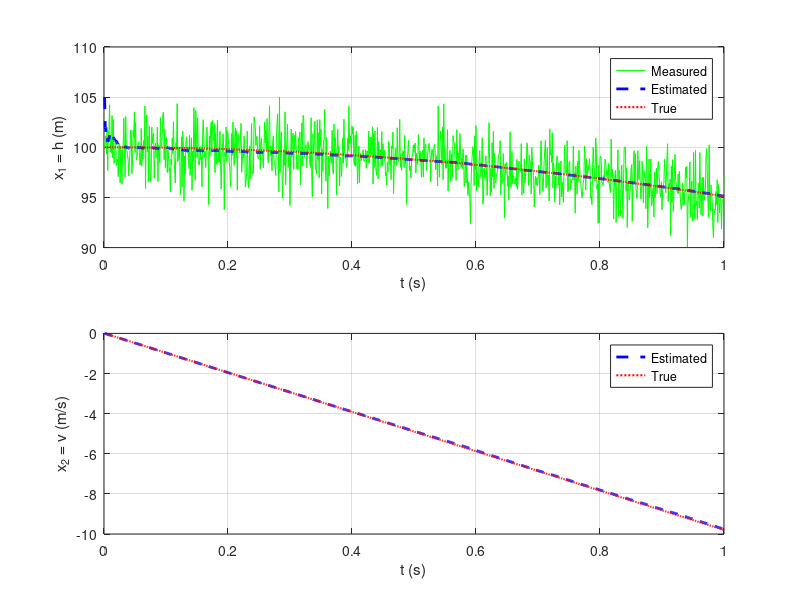
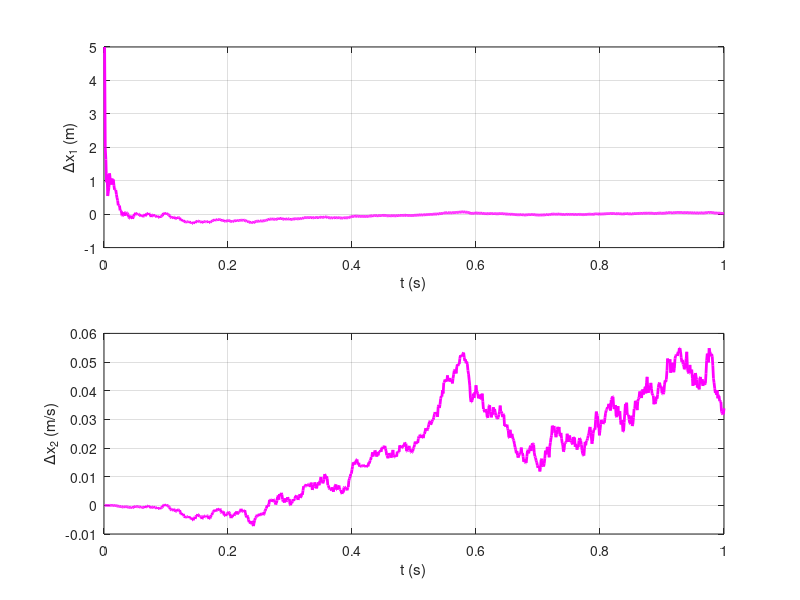

Recreate these plots in MATLAB, in order.
%% Simulate the true signal and measurement
% Define the system
N = 1000; % number of time steps
dt = 0.001; % Sampling time (s)
t = dt*(1:N); % time vector (s)
F = [1, dt; 0, 1]; % system matrix - state
G = [-1/2*dt^2; -dt]; % system matrix - input
H = [1 0]; % observation matrix
Q = [0, 0; 0, 0]; % process noise covariance
u = 9.80665; % input = acceleration due to gravity (m/s^2)
I = eye(2); % identity matrix
% Define the initial position and velocity
y0 = 100; % m
v0 = 0; % m/s
% Initialize the state vector (true state)
xt = zeros(2, N); % True state vector
xt(:, 1) = [y0; v0]; % True intial state
% Loop through and calculate the state
for k = 2:N
 % Propagate the states through the prediction equations
 xt(:, k) = F*xt(:, k-1) + G*u;
end
% Generate the noisy measurement from the true state
R = 4; % m^2/s^2
v = sqrt(R)*randn(1, N); % measurement noise
z = H*xt + v; % noisy measurement
%% Perform the Kalman filter estimation
% Initialize the state vector (estimated state)
x = zeros(2, N); % Estimated state vector
x(:, 1) = [105; 0]; % Guess for initial state
% Initialize the covariance matrix
P = [10, 0; 0, 0.01]; % Covariance for initial state error
% Loop through and perform the Kalman filter equations recursively
for k = 2:N
 % Predict the state vector
 x(:, k) = F*x(:, k-1) + G*u;
 % Predict the covariance
 P = F*P*F' + Q;
 % Calculate the Kalman gain matrix
 K = P*H'/(H*P*H' + R);
 % Update the state vector
 x(:,k) = x(:,k) + K*(z(k) - H*x(:,k));
 % Update the covariance
 P = (I - K*H)*P;
end
%% Plot the results
% Plot the states
figure(1);
subplot(211);
plot(t, z, 'g-', t, x(1,:), 'b--', 'LineWidth', 2);
hold on; plot(t, xt(1,:), 'r:', 'LineWidth', 1.5)
xlabel('t (s)'); ylabel('x_1 = h (m)'); grid on;
legend('Measured','Estimated','True');
subplot(212);
plot(t, x(2,:), 'b--', 'LineWidth', 2);
hold on; plot(t, xt(2,:), 'r:', 'LineWidth', 1.5)
xlabel('t (s)'); ylabel('x_2 = v (m/s)'); grid on;
legend('Estimated','True');

% Plot the estimation errors
figure(2);
subplot(211);
plot(t, x(1,:)-xt(1,:), 'm', 'LineWidth', 2)
xlabel('t (s)'); ylabel('\Deltax_1 (m)'); grid on;
subplot(212);
plot(t, x(2,:)-xt(2,:), 'm', 'LineWidth', 2)
xlabel('t (s)'); ylabel('\Deltax_2 (m/s)'); grid on; 